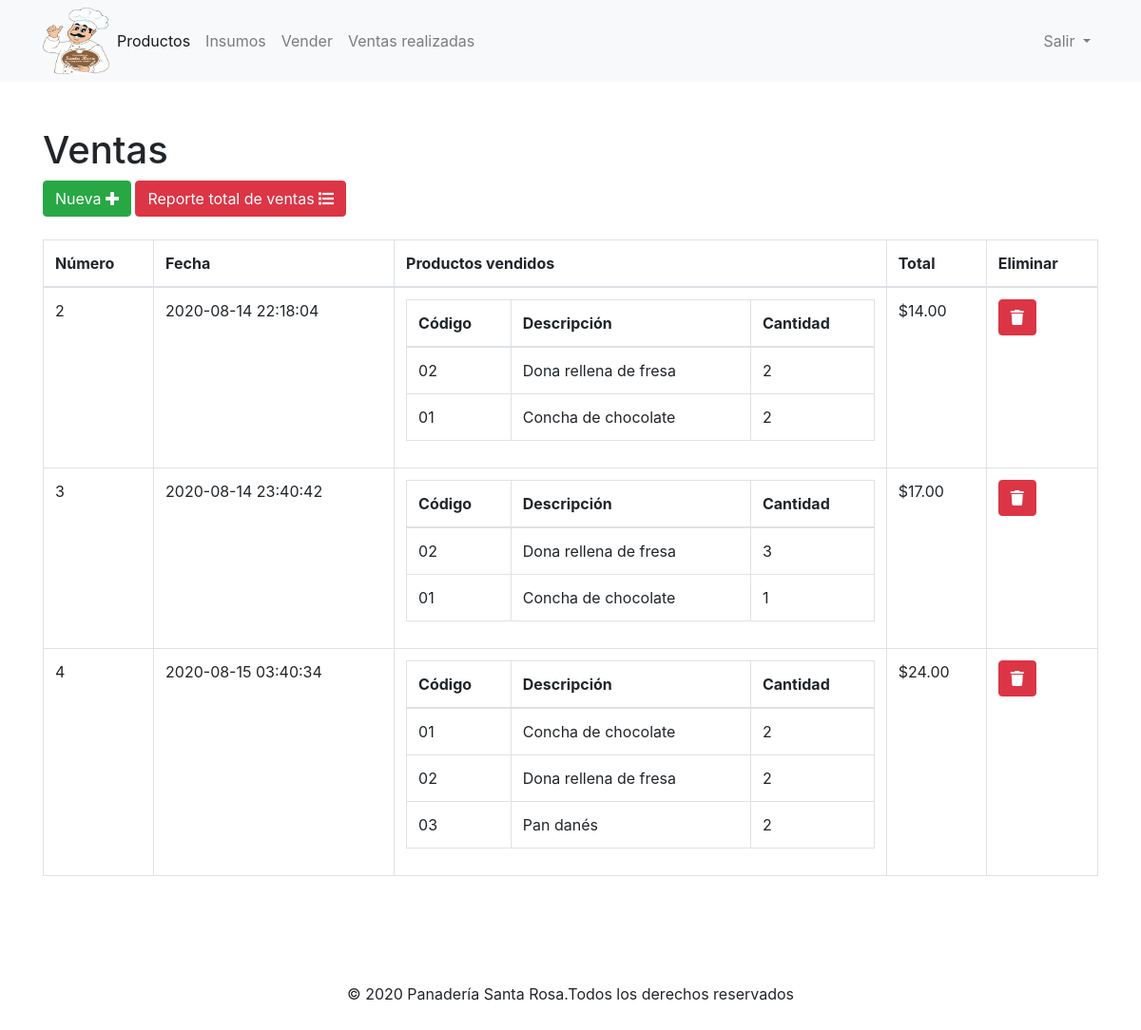
The app's page /ventas.php (signed in) with its own data.
### tables this page shows
CREATE TABLE `ventas` (
  `id` bigint(20) UNSIGNED NOT NULL,
  `fecha` datetime NOT NULL,
  `total` decimal(7,2) DEFAULT NULL
);

### ventas.php (the view, shortened to what this page needs)
<?php include_once "encabezado.php" ?>
<?php
include_once "base_de_datos.php";
$sentencia = $base_de_datos->query("SELECT ventas.total, ventas.fecha, ventas.id, GROUP_CONCAT(	productos.codigo, '..',  productos.descripcion, '..', productos_vendidos.cantidad SEPARATOR '__') AS productos FROM ventas INNER JOIN productos_vendidos ON productos_vendidos.id_venta = ventas.id INNER JOIN productos ON productos.id = productos_vendidos.id_producto GROUP BY ventas.id ORDER BY ventas.id;");
$ventas = $sentencia->fetchAll(PDO::FETCH_OBJ);
$usuario = $_SESSION['usuario'];
if(!isset($usuario)){
	header("location: index.php");
}else{
?>
	<div class=" container py-5 col-xs-12">
		<h1>Ventas</h1>
		<div>
			<a class="btn btn-success" href="./vender.php">Nueva <i class="fa fa-plus"></i></a>
			<a class="btn btn-danger" href="./reportes/reporteVentas2.php">Reporte total de ventas <i class="fa fa-list"></i></a>
		</div>
		<br>
		<table class="table table-bordered">
			<thead>
				<tr>
					<th>Número</th>
					<th>Fecha</th>
					<th>Productos vendidos</th>
					<th>Total</th>
					<th>Eliminar</th>
				</tr>
			</thead>
			<tbody>
				<?php foreach($ventas as $venta){ ?>
				<tr>
					<td><?php echo $venta->id ?></td>
					<td><?php echo $venta->fecha ?></td>
					<td>
						<table class="table table-bordered">
							<thead>
								<tr>
									<th>Código</th>
									<th>Descripción</th>
									<th>Cantidad</th>
								</tr>
							</thead>
							<tbody>
								<?php foreach(explode("__", $venta->productos) as $productosConcatenados){
								$producto = explode("..", $productosConcatenados)
								?>
								<tr>
									<td><?php echo $producto[0] ?></td>
									<td><?php echo $producto[1] ?></td>
									<td><?php echo $producto[2] ?></td>
								</tr>
								<?php } ?>
							</tbody>
						</table>
					</td>
					<td><?php echo "$".$venta->total ?></td>
					<td><a class="btn btn-danger" href="<?php echo "eliminarVenta.php?id=" . $venta->id?>"><i class="fa fa-trash"></i></a></td>
				</tr>
				<?php } ?>
			</tbody>
		</table>
	</div>
<?php include_once "pie.php" ?>
<?php } ?>

### records on screen
ventas: id "2", fecha "2020-08-14 22:18:04", producto "02", producto "Dona rellena de fresa", producto "2", producto "01", producto "Concha de chocolate", total "14.00"
ventas: id "3", fecha "2020-08-14 23:40:42", producto "02", producto "Dona rellena de fresa", producto "3", producto "01", producto "Concha de chocolate", producto "1", total "17.00"
ventas: id "4", fecha "2020-08-15 03:40:34", producto "01", producto "Concha de chocolate", producto "2", producto "02", producto "Dona rellena de fresa", producto "03", producto "Pan danés", total "24.00"
